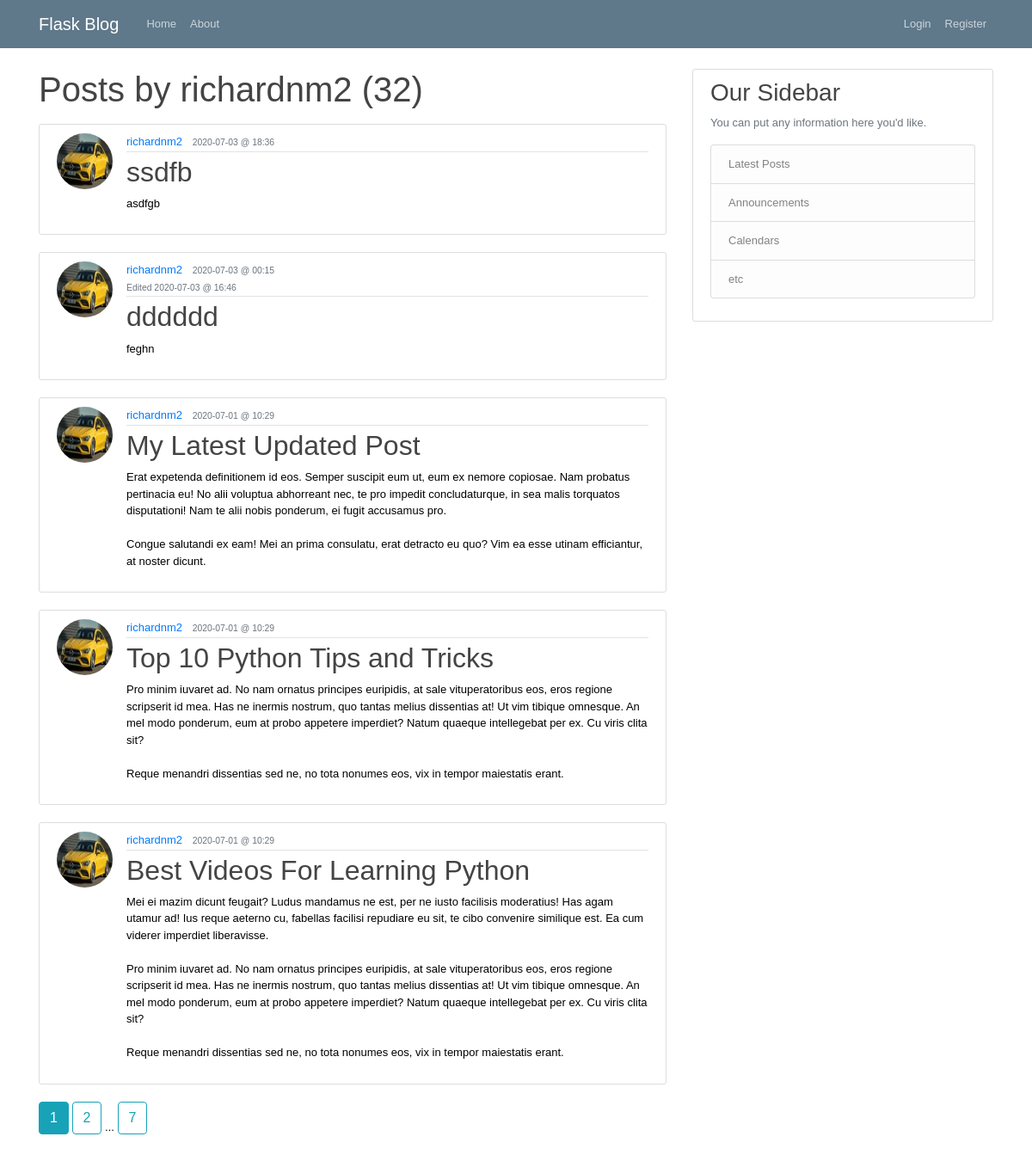
The app's page /user/richardnm2 with its own data.
### flaskblog/models.py (models this page shows, shortened)
class User(db.Model, UserMixin):
    id = db.Column(db.Integer, primary_key=True)
    username = db.Column(db.String(20), unique=True, nullable=False)
    email = db.Column(db.String(120), unique=True, nullable=False)
    image_file = db.Column(db.String(20), nullable=False,
                           default='default.jpeg')
    password = db.Column(db.String(60), nullable=False)
    posts = db.relationship('Post', backref='author', lazy=True)
    deleted_posts = db.relationship('DeletedPost', backref='author', lazy=True)

class Post(db.Model):
    id = db.Column(db.Integer, primary_key=True)
    title = db.Column(db.String(100), nullable=False)
    date_posted = db.Column(db.DateTime, nullable=False,
                            default=datetime.utcnow)
    date_edited = db.Column(db.DateTime, nullable=False,
                            default=datetime.utcnow)
    content = db.Column(db.Text, nullable=False)
    user_id = db.Column(db.Integer, db.ForeignKey('user.id'),
                        nullable=False)
    post_history = db.relationship('PostHistory', backref='post',
                                   lazy=True)

### flaskblog/users/routes.py (the view)
@users.route('/user/<string:username>')
def user_posts(username):
    page = request.args.get('page', 1, type=int)
    user = User.query.filter_by(username=username).first_or_404()
    posts = Post.query.filter_by(author=user)\
        .order_by(Post.date_edited.desc())\
        .paginate(page=page, per_page=5)
    tz = timezone.utc
    return render_template('user_posts.html', posts=posts, user=user, tz=tz)

### flaskblog/templates/user_posts.html
{% extends 'layout.html' %}
{% block content %}
    <h1 class="mb-3">Posts by {{ user.username }} ({{ posts.total }})</h1>
    {% for post in posts.items %}
        <article class="media content-section">
            <img class="rounded-circle article-img" src=" {{ url_for('static', filename='profile_pics/' + post.author.image_file) }} " alt="">
            <div class="media-body">
            <div class="article-metadata">
                <a class="mr-2" href="{{ url_for('users.user_posts', username=post.author.username) }}">{{ post.author.username }}</a>
                {% if post.date_posted != post.date_edited %}
                    <small class="text-muted">{{ post.date_posted.replace(tzinfo=tz).astimezone(tz=None).strftime('%Y-%m-%d @ %H:%M') }} </small> <br>
                    <small class="text-muted">Edited {{ post.date_edited.replace(tzinfo=tz).astimezone(tz=None).strftime('%Y-%m-%d @ %H:%M') }} </small>
                {% else %}
                    <small class="text-muted">{{ post.date_posted.replace(tzinfo=tz).astimezone(tz=None).strftime('%Y-%m-%d @ %H:%M') }} </small>
                {% endif %}
            </div>
            <h2><a class="article-title" href="{{ url_for('posts.post', post_id=post.id) }}">{{ post.title }}</a></h2>
            <p class="article-content">{{ post.content }}</p>
            </div>
        </article>
    {% endfor %}
    {% for page_num in posts.iter_pages(left_edge=1, right_edge=1, left_current=1, right_current=2) %}
        {% if page_num %}
            {% if posts.page == page_num %}
                <a class="btn btn-info mb-4" href="{{ url_for('users.user_posts', username=user.username, page=page_num) }}">{{ page_num }}</a>
            {% else %}
                <a class="btn btn-outline-info mb-4" href="{{ url_for('users.user_posts', username=user.username, page=page_num) }}">{{ page_num }}</a>
            {% endif %}
        {% else %}
            ...
        {% endif %}
    {% endfor %}
{% endblock content %}

### flaskblog/static/main.css (style rules this page uses)
body { background: #fafafa; color: #333333; margin-top: 5rem; }
h1, h2, h3, h4, h5, h6 { color: #444444; }
.content-section { background: #ffffff; padding: 10px 20px; border: 1px solid #dddddd; border-radius: 3px; margin-bottom: 20px; }
.article-title { color: #444444; }
.article-content { white-space: pre-line; }
.article-img { height: 65px; width: 65px; margin-right: 16px; }
.article-metadata { padding-bottom: 1px; margin-bottom: 4px; border-bottom: 1px solid #e3e3e3 }

### flaskblog/static/style2.css (style rules this page uses)
* { margin:0px; }
body { background-color: #FFFFFF; font-family: Verdana,Arial,Helvetica,sans-serif; font-size: small; color: #000000; }

### records on screen
User: username "richardnm2"
Post: image_file (picture), author.username "richardnm2", date_posted.replace "2020-07-03 @ 18:36", title "ssdfb", content "asdfgb"
Post: image_file (picture), author.username "richardnm2", date_posted.replace "2020-07-03 @ 00:15", date_edited.replace "2020-07-03 @ 16:46", title "dddddd", content "feghn"
Post: image_file (picture), author.username "richardnm2", date_posted.replace "2020-07-01 @ 10:29", title "My Latest Updated Post", content "Erat expetenda definitionem id eos. Semper suscipit eum ut, eum ex nemore copiosae. Nam probatus pertinacia eu! No alii voluptua abhorreant nec, te pro impedit concludaturque, in sea malis torquatos disputationi! Nam te alii nobis ponderum, ei fugit accusamus pro. Congue salutandi ex eam! Mei an prima consulatu, erat detracto eu quo? Vim ea esse utinam efficiantur, at noster dicunt."
Post: image_file (picture), author.username "richardnm2", date_posted.replace "2020-07-01 @ 10:29", title "Top 10 Python Tips and Tricks", content "Pro minim iuvaret ad. No nam ornatus principes euripidis, at sale vituperatoribus eos, eros regione scripserit id mea. Has ne inermis nostrum, quo tantas melius dissentias at! Ut vim tibique omnesque. An mel modo ponderum, eum at probo appetere imperdiet? Natum quaeque intellegebat per ex. Cu viris clita sit? Reque menandri dissentias sed ne, no tota nonumes eos, vix in tempor maiestatis erant."
Post: image_file (picture), author.username "richardnm2", date_posted.replace "2020-07-01 @ 10:29", title "Best Videos For Learning Python", content "Mei ei mazim dicunt feugait? Ludus mandamus ne est, per ne iusto facilisis moderatius! Has agam utamur ad! Ius reque aeterno cu, fabellas facilisi repudiare eu sit, te cibo convenire similique est. Ea cum viderer imperdiet liberavisse. Pro minim iuvaret ad. No nam ornatus principes euripidis, at sale vituperatoribus eos, eros regione scripserit id mea. Has ne inermis nostrum, quo tantas melius dissentias at! Ut vim tibique omnesque. An mel modo ponderum, eum at probo appetere imperdiet? Natum quaeque intellegebat per ex. Cu viris clita sit? Reque menandri dissentias sed ne, no tota nonumes eos, vix in tempor maiestatis erant."

### other values on screen
{{ posts.total }} "32"
{{ page_num }} "1"
{{ page_num }} "2" "7"
